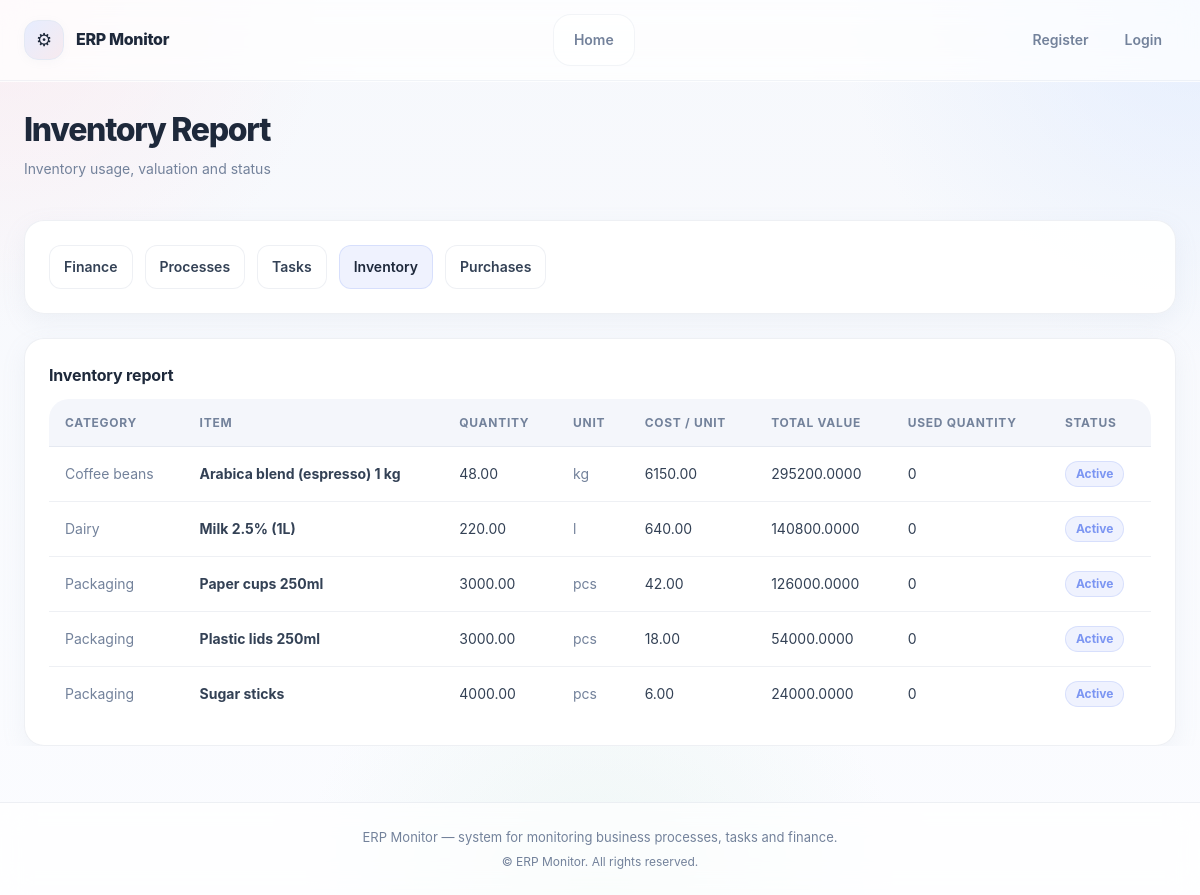
/reports/inventory/, run on an earlier commit of the app's database.
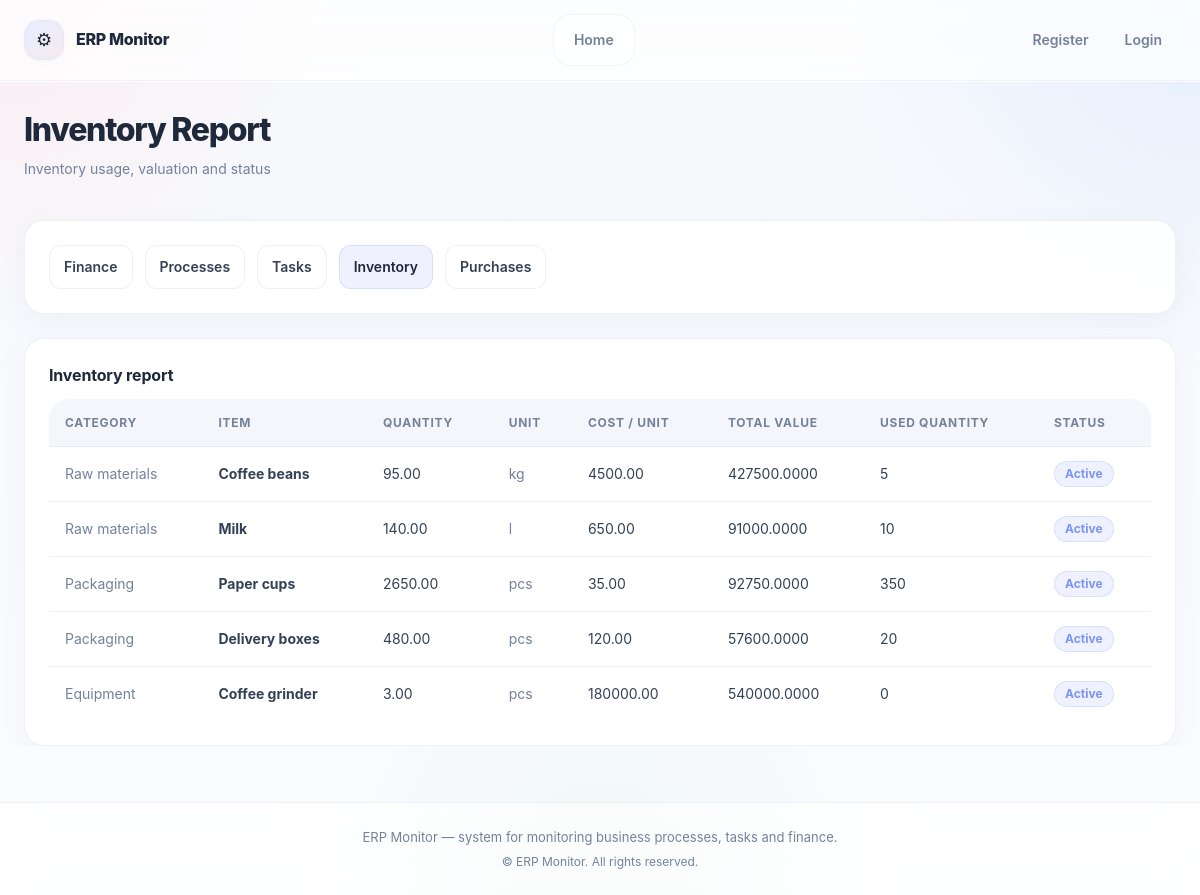
And on a later commit of the database.
### inventory/models.py (models this page shows, shortened)
class InventoryItem(models.Model):
    name = models.CharField(max_length=255)
    category = models.ForeignKey(
        InventoryCategory,
        on_delete=models.SET_NULL,
        null=True,
        blank=True,
        related_name="items",
    )
    quantity = models.DecimalField(
        max_digits=12,
        decimal_places=2,
        default=0,
    )
    unit = models.CharField(
        max_length=50,
        help_text="pcs, kg, l, m², etc."
    )
    cost_per_unit = models.DecimalField(
        max_digits=12,
        decimal_places=2,
        null=True,
        blank=True,
        help_text="Optional, for cost calculation"
    )
    is_active = models.BooleanField(default=True)
    created_at = models.DateTimeField(auto_now_add=True)

class InventoryCategory(models.Model):
    name = models.CharField(max_length=100)
    def __str__(self):
        return self.name

### reports/views.py (the view)
# urls.py: path("inventory/", views.inventory_report, name="inventory_report"),
def inventory_report(request):
    items = (
        InventoryItem.objects
        .select_related("category")
        .all()
    )
    report = []
    for item in items:
        used_quantity = (
            InventoryUsage.objects
            .filter(item=item)
            .aggregate(total=Sum("quantity"))
            .get("total")
        ) or 0
        total_value = None
        if item.cost_per_unit is not None:
            total_value = item.quantity * item.cost_per_unit
        report.append({
            "item": item,
            "category": item.category,
            "quantity": item.quantity,
            "unit": item.unit,
            "cost_per_unit": item.cost_per_unit,
            "used_quantity": used_quantity,
            "total_value": total_value,
            "is_active": item.is_active,
        })
    return render(
        request,
        "reports/inventory.html",
        {"report": report},
    )

### templates/reports/inventory.html (shortened to what this page needs)
{% extends "base.html" %}
{% block content %}
<div class="page-header fade-in">
    <h1 class="page-title">Inventory Report</h1>
    <p class="page-subtitle">
        Inventory usage, valuation and status
    </p>
</div>
<section class="dashboard-section fade-in">
    <div class="card">
        <nav class="reports-nav">
            <a href="{% url 'finance_report' %}"
               class="reports-link {% if request.path == '/reports/finance/' %}active{% endif %}">
                Finance
            </a>
            <a href="{% url 'process_report' %}"
               class="reports-link {% if request.path == '/reports/processes/' %}active{% endif %}">
                Processes
            </a>
            <a href="{% url 'task_report' %}"
               class="reports-link {% if request.path == '/reports/tasks/' %}active{% endif %}">
                Tasks
            </a>
            <a href="{% url 'inventory_report' %}"
               class="reports-link {% if request.path == '/reports/inventory/' %}active{% endif %}">
                Inventory
            </a>
            <a href="{% url 'purchase_report' %}"
               class="reports-link {% if request.path == '/reports/purchases/' %}active{% endif %}">
                Purchases
            </a>
        </nav>
    </div>
</section>
<section class="dashboard-section fade-in">
    <div class="card">
        <div class="card-title">Inventory report</div>
        <table class="table">
            <thead>
                <tr>
                    <th>Category</th>
                    <th>Item</th>
                    <th>Quantity</th>
                    <th>Unit</th>
                    <th>Cost / unit</th>
                    <th>Total value</th>
                    <th>Used quantity</th>
                    <th>Status</th>
                </tr>
            </thead>
            <tbody>
                {% for row in report %}
                <tr>
                    <td class="muted">{{ row.category }}</td>
                    <td>
                        <strong>{{ row.item.name }}</strong>
                    </td>
                    <td>{{ row.quantity }}</td>
                    <td class="muted">{{ row.unit }}</td>
                    <td>{{ row.cost_per_unit }}</td>
                    <td>
                        <span class="{% if row.total_value < 0 %}danger{% endif %}">
                            {{ row.total_value }}
                        </span>
                    </td>
                    <td>{{ row.used_quantity }}</td>
                    <td>
                        {% if row.is_active %}
                            <span class="badge active">Active</span>
                        {% else %}
                            <span class="badge success">Inactive</span>
                        {% endif %}
                    </td>
                </tr>
                {% empty %}
                <tr>
                    <td colspan="8" class="muted">
                        No inventory data
                    </td>
                </tr>
                {% endfor %}
            </tbody>
        </table>
    </div>
</section>
{% endblock %}

### templates/base.html (shortened to what this page needs)
{% load static %}
<!DOCTYPE html>
<html lang="en" data-theme="light">
<head>
    <link rel="stylesheet" href="{% static 'css/main.css' %}">
</head> <body class="app">
<header class="app-header">
    <div class="container header-container">
        <div class="brand">
            <span class="brand-logo">⚙</span>
            <span class="brand-title">ERP Monitor</span>
        </div>
        <nav class="main-nav">
            <a href="/" class="nav-link">Home</a>
        </nav>
        <div class="user-menu">
            {% if request.user.is_authenticated %}
                <div class="user-dropdown">
                    <button class="user-dropdown__button" type="button">
                        <span class="user-name">{{ request.user.username }}</span>
                        <span class="user-avatar">
                            {{ request.user.username|first|upper }}
                        </span>
                    </button>
                    <div class="user-dropdown__menu">
                        <form method="post" action="{% url 'logout' %}" class="logout-form">
                            {% csrf_token %}
                            <button type="submit" class="user-dropdown__link user-dropdown__logout">
                                Logout
                            </button>
                        </form>
                    </div>
                </div>
            {% else %}
                <div class="auth-links">
                    <a href="{% url 'register' %}" class="nav-link">Register</a>
                    <a href="{% url 'login' %}" class="nav-link">Login</a>
                </div>
            {% endif %}
        </div>
    </div>
</header>
<div class="app-layout">
    {% block main %}
    <main class="app-content">
        <div class="container content-container">
            {% block content %}{% endblock %} </div>
    </main>
    {% endblock %}
</div>
<footer class="app-footer">
    <div class="container footer-container">
        <p class="footer-text"> ERP Monitor — system for monitoring business processes, tasks and finance. </p>
        <p class="footer-copy"> © {{ now|date:"Y" }} ERP Monitor. All rights reserved. </p>
    </div> </footer>
</body>
</html>

What changed in the data, as far as the page shows it:
removed InventoryItem: category "Coffee beans", item.name "Arabica blend (espresso) 1 kg", quantity "48.00", unit "kg", cost_per_unit "6150.00", total_value "295200.0000", used_quantity "0"
removed InventoryItem: category "Dairy", item.name "Milk 2.5% (1L)", quantity "220.00", unit "l", cost_per_unit "640.00", total_value "140800.0000", used_quantity "0"
removed InventoryItem: category "Packaging", item.name "Sugar sticks", quantity "4000.00", unit "pcs", cost_per_unit "6.00", total_value "24000.0000", used_quantity "0"
added InventoryItem: category "Raw materials", item.name "Coffee beans", quantity "95.00", unit "kg", cost_per_unit "4500.00", total_value "427500.0000", used_quantity "5"
added InventoryItem: category "Raw materials", item.name "Milk", quantity "140.00", unit "l", cost_per_unit "650.00", total_value "91000.0000", used_quantity "10"
changed InventoryItem: item.name "Paper cups 250ml" → "Paper cups"; quantity "3000.00" → "2650.00"; cost_per_unit "42.00" → "35.00"; total_value "126000.0000" → "92750.0000"; used_quantity "0" → "350"
changed InventoryItem: item.name "Plastic lids 250ml" → "Delivery boxes"; quantity "3000.00" → "480.00"; cost_per_unit "18.00" → "120.00"; total_value "54000.0000" → "57600.0000"; used_quantity "0" → "20"
added InventoryItem: category "Equipment", item.name "Coffee grinder", quantity "3.00", unit "pcs", cost_per_unit "180000.00", total_value "540000.0000", used_quantity "0"
